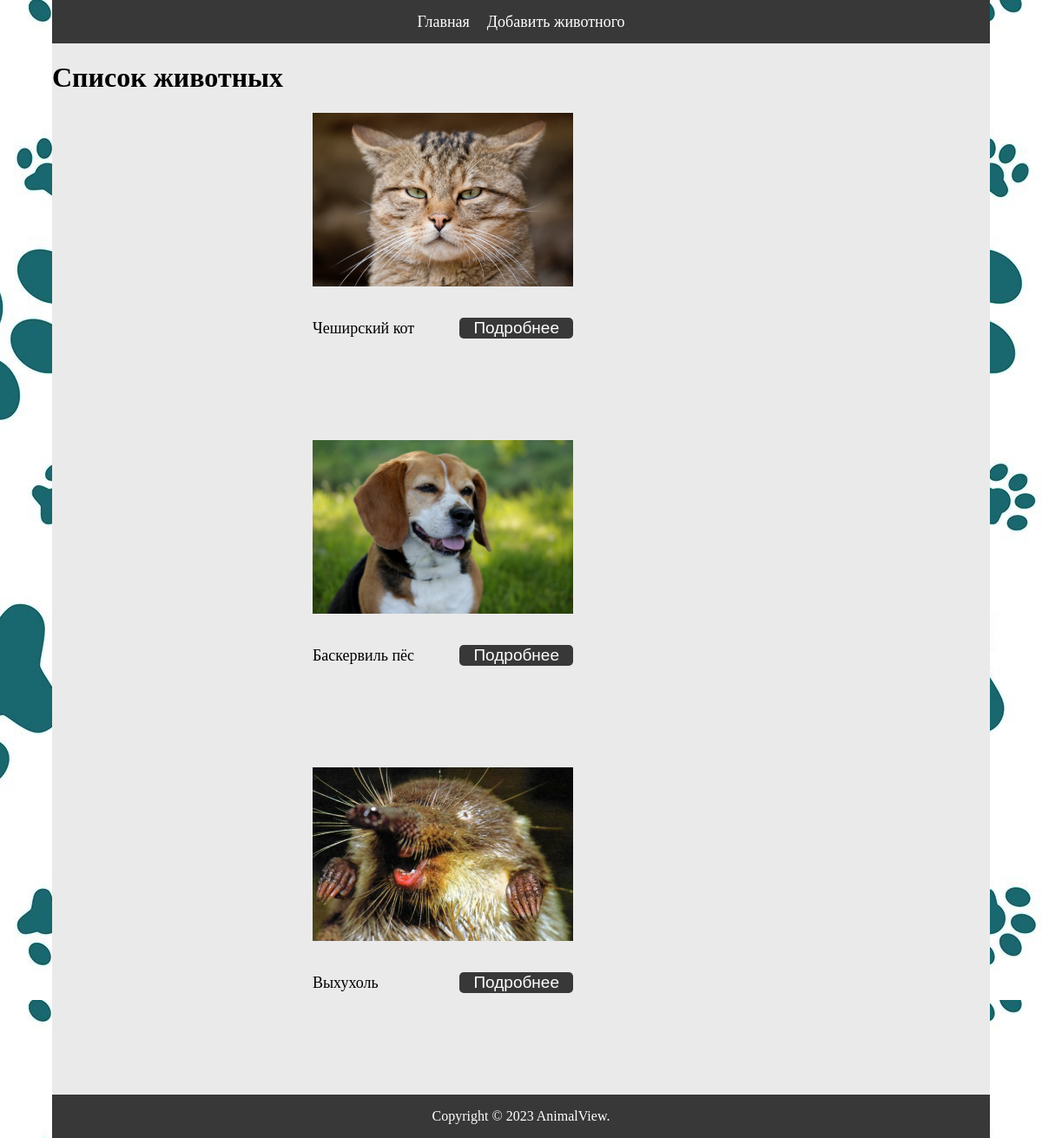
The page / on the database its author committed.
### animals/models.py (models this page shows, shortened)
class Animal(models.Model):
    kind = models.CharField(max_length=32, verbose_name='Вид')
    description = models.CharField(max_length=64, verbose_name='Описание')
    birthday = models.DateField(auto_now=False, null=True, blank=True, verbose_name='День рождения')
    image = models.ImageField(upload_to='media/photos/%Y/%m/%d/', verbose_name='Фото')
    name = models.CharField(max_length=32, verbose_name='Имя')
    class Meta:
        verbose_name = 'Животное'
        verbose_name_plural = 'Животные'

### animals/views.py (the view)
# urls.py: path('', views.list, name='home'),
def list(request):
    context = {'animals': Animal.objects.all()}
    return render(request, 'animals/animal_list.html', context)

### animals/templates/animals/animal_list.html (shortened to what this page needs)
{% extends 'animals/layout.html' %}
{% load static %}
{% block content %}
    <h1> Список животных </h1>
    <div class="list">
        {% if animals %}
            {% for el in animals %}
                <div class="block_animal">
                    <img alt="foto" class="foto" src="{{ el.image.url }}" style="width: 300px; height: 200px">
                    <div class="active_content">
                        <p style="color: black; font-size: 18px">{{ el.kind }}</p>
                        <button style="border-radius: 5px; background: #383838; border: none"><a class="detail" href="{% url 'animal_detail' el.id %}">Подробнее</a></button>
                    </div>
                </div>
            {% endfor %}
        {% else %}
            <p> Нет животных </p>
        {% endif %}
    </div>
{% endblock %}

### animals/static/animals/css/styles.css (style rules this page uses)
body { display: flex; margin: 0; padding: 0; justify-content: center; }
.detail { text-decoration: none; padding: 0 10px; font-size: 19px; color: white; }
.list { padding: 0 250px; display: flex; justify-content: space-between; flex-wrap: wrap; }
.foto { padding-bottom: 20px; }
.block_animal { display: flex; flex-direction: column; padding: 0 50px 100px; }
.active_content { display: flex; align-items: center; justify-content: space-between; }

### rows shown on the page
Animal: image (picture), kind "Чеширский кот"
Animal: image (picture), kind "Баскервиль пёс"
Animal: image (picture), kind "Выхухоль"
